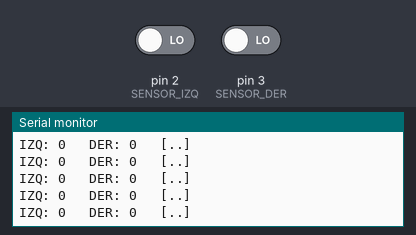
Recording of a sketch running on a simulated Arduino Uno, built with avr-gcc and run on an emulated ATmega328P. On the bench: the last lines printed to the serial monitor. The test bench sets the inputs (shaded band); at power-on: pin 2 (SENSOR_IZQ) LOW, pin 3 (SENSOR_DER) LOW.

Above: at 1.2 s.
1.3 s: pin 2 (SENSOR_IZQ) driven HIGH
At 1.31 s:
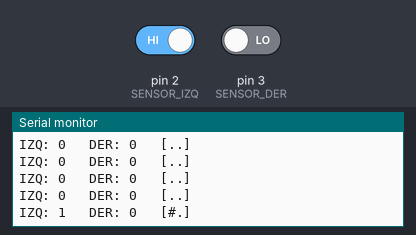
3.2 s: pin 3 (SENSOR_DER) driven HIGH
At 3.22 s:
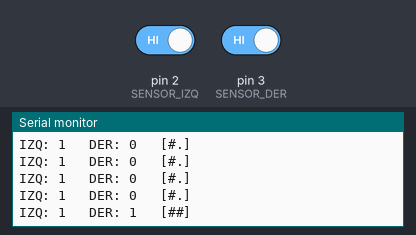
5.1 s: pin 2 (SENSOR_IZQ) driven LOW
At 5.12 s:
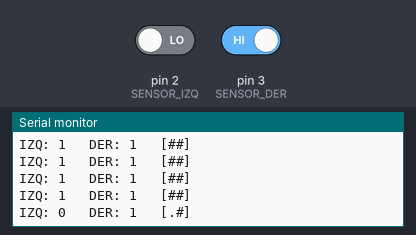

The sketch:

03a_leer_sensores.ino
```cpp
// ============================================
//  Parada 3 - Leer los sensores
//  No mueve nada. Solo mira y cuenta lo que ve.
// ============================================

const int SENSOR_IZQ = 2;
const int SENSOR_DER = 3;

void setup() {
  pinMode(SENSOR_IZQ, INPUT);
  pinMode(SENSOR_DER, INPUT);

  Serial.begin(9600);          // abrir la conversacion con la compu
  Serial.println("Sensores listos. Pasa la mano por abajo.");
}

void loop() {
  int izq = digitalRead(SENSOR_IZQ);
  int der = digitalRead(SENSOR_DER);

  Serial.print("IZQ: ");
  Serial.print(izq);
  Serial.print("   DER: ");
  Serial.print(der);

  // Un dibujito para leerlo de un vistazo
  Serial.print("   [");
  Serial.print(izq == 1 ? "#" : ".");
  Serial.print(der == 1 ? "#" : ".");
  Serial.println("]");

  delay(100);   // 10 lecturas por segundo, para poder leerlo
}
```

Measured:
- after the input at 1.3 s, the serial monitor: prints a new line at once (image 1)
- after the input at 3.2 s, the serial monitor: prints a new line at once (image 2)
- after the input at 5.1 s, the serial monitor: prints a new line at once (image 3)
